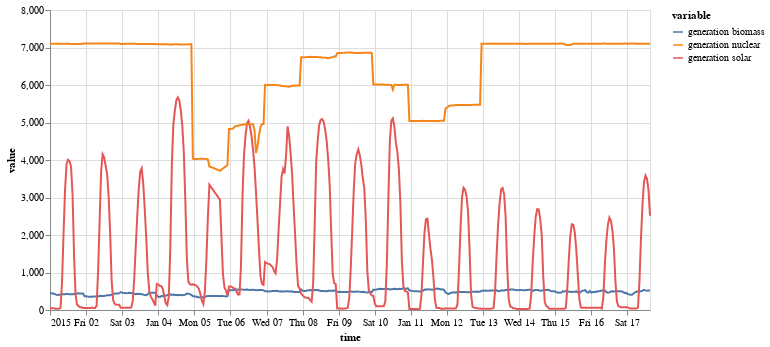

This figure's notebook cell:
### Markdown cell above
with multivariate TimeSeries

### Code cell
on.Plot(ts_multi.head(400))\
    .add(on.marks.line)\
    .properties(width=600)\
    .show()

### Figure 1 — Vega specification as saved in the notebook (floating-point values rounded to 4 significant figures; data arrays with more than 128 entries replaced by an {"elided": "..."} marker saying what was removed)
{"$schema": "https://vega.github.io/schema/vega/v5.json", "data": [{"name": "source_0", "values": {"elided": "1200 records"}, "transform": [{"type": "formula", "expr": "toDate(datum['time'])", "as": "time"}]}, {"name": "source_0_y_domain_value", "values": [{"min": 23.0, "max": 7108.0}]}, {"name": "source_0_color_domain_variable", "values": [{"variable": "generation biomass"}, {"variable": "generation solar"}, {"variable": "generation nuclear"}]}], "marks": [{"type": "group", "name": "layer_0_pathgroup", "from": {"facet": {"data": "source_0", "name": "faceted_path_layer_0_main", "groupby": ["variable"]}}, "encode": {"update": {"width": {"field": {"signal": null, "datum": null, "group": "width", "parent": null}}, "height": {"field": {"signal": null, "datum": null, "group": "height", "parent": null}}}}, "marks": [{"type": "line", "name": "layer_0_marks", "from": {"data": "faceted_path_layer_0_main"}, "sort": {"field": "x"}, "encode": {"update": {"stroke": {"field": "variable", "scale": "color"}, "defined": {"signal": "isValid(datum[\"time\"]) && isFinite(+datum[\"time\"]) && isValid(datum[\"value\"]) && isFinite(+datum[\"value\"])"}, "x": {"field": "time", "scale": "x"}, "y": {"field": "value", "scale": "y"}}}, "style": ["line"]}]}], "scales": [{"name": "x", "type": "time", "domain": {"data": "source_0", "field": "time"}, "range": [0, {"signal": "width"}]}, {"name": "y", "type": "linear", "domain": [{"signal": "(data(\"source_0_y_domain_value\")[0] || {}).min"}, {"signal": "(data(\"source_0_y_domain_value\")[0] || {}).max"}], "range": [{"signal": "height"}, 0], "nice": true, "zero": true}, {"name": "color", "type": "ordinal", "domain": {"data": "source_0_color_domain_variable", "field": "variable", "sort": true}, "range": "category"}], "axes": [{"scale": "x", "labels": false, "domain": false, "gridScale": "y", "orient": "bottom", "minExtent": 0, "tickCount": {"signal": "ceil(width/40)"}, "ticks": false, "aria": false, "grid": true, "maxExtent": 0, "zindex": 0}, {"scale": "y", "maxExtent": 0, "zindex": 0, "orient": "left", "aria": false, "gridScale": "x", "domain": false, "labels": false, "grid": true, "minExtent": 0, "ticks": false, "tickCount": {"signal": "ceil(height/40)"}}, {"scale": "x", "labelOverlap": true, "title": "time", "tickCount": {"signal": "ceil(width/40)"}, "labelFlush": true, "grid": false, "orient": "bottom", "zindex": 0}, {"scale": "y", "orient": "left", "title": "value", "zindex": 0, "labelOverlap": true, "grid": false, "tickCount": {"signal": "ceil(height/40)"}}], "padding": 5, "height": 300, "legends": [{"stroke": "color", "symbolType": "stroke", "title": "variable"}], "style": "cell", "background": "white", "width": 600}
